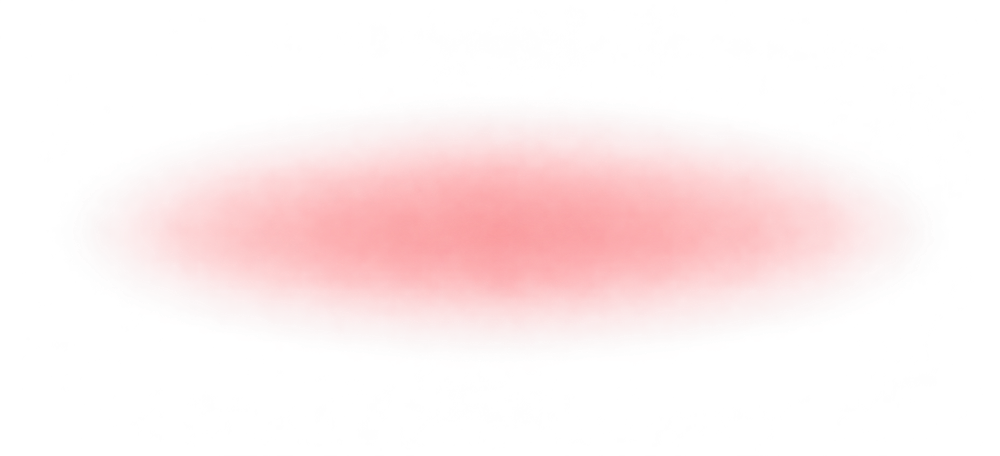
#> input picture tools/nova/art/nova-cheek-overlay.png, 1000 x 456 px, shrunk from 1857 x 847 before the run
$ python fix_maid_mouth.py art/nova-cheek-overlay.png art/nova-cheek-overlay.png art/nova-cheek-overlay.png art/nova-cheek-overlay.png 5 out.png
#> lines starting #> are read from the running program, lines starting #| are printed output that depends on the picture; after the words box and inside, x2 and y2 are one past the last pixel; in counts of white or black regions, pixels touching at a corner belong together
"""D5 (maid): clean the mouth and nose textures (3x parts from upscale_parts).
- closed mouth: the cut-out is mostly white fragments around a broken red line; redraw it as one tapered line along the
  same path (column centroid of the dark/red pixels, smoothed by a quadratic fit).
- open mouth: the skin margin around the lips ends in a hard pale rim (reads as a frame); fade the skin out softly.
- nose: soften its hard alpha edge (dotted light rim).
usage: fix_maid_mouth.py <close.png> <open.png> <nose.png> <outdir> <k> [preview.png]"""
import sys, os, numpy as np
from PIL import Image
from scipy.ndimage import gaussian_filter, distance_transform_edt, binary_closing, binary_fill_holes

cl, op, no, outdir, k = sys.argv[1], sys.argv[2], sys.argv[3], sys.argv[4], int(sys.argv[5])
load = lambda p: np.asarray(Image.open(p).convert('RGBA')).astype(np.float32)
outs = []


def save(arr, name):
    p = os.path.join(outdir, name); Image.fromarray(arr.clip(0, 255).astype('uint8')).save(p); outs.append(p); print(p)


# closed mouth
m = load(cl); rgb, a = m[..., :3], m[..., 3] / 255
lum = rgb.mean(-1)
ink = a * np.clip((215 - lum) / 80, 0, 1) * np.clip((rgb[..., 0] - rgb[..., 2]) / 30, 0, 1)
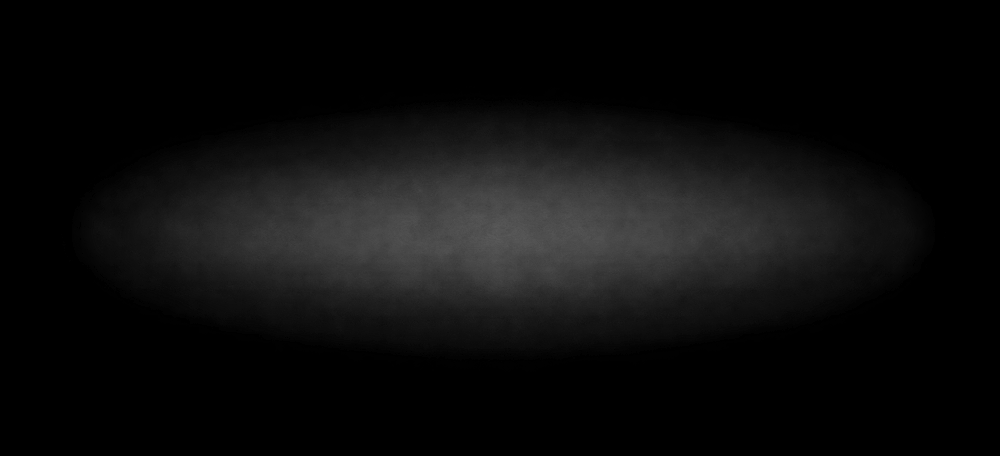
#> ink: shape (456, 1000) float32; min 0, max 0.353, mean 0.05
h, w = a.shape
#> h = 456; w = 1000
ys = np.arange(h)[:, None]
#> ys = 456 values from 0 to 455
col = ink.sum(0)
#> col = 1000 values, max 48.2 at index 496, min 0 at index 0, mean 22.78
xs = np.nonzero(col > 0.6)[0]
#> xs = 856 values from 75 to 930
cy = (ink * ys).sum(0)[xs] / col[xs]
#> cy = 856 values, max 232.8 at index 45, min 228.2 at index 785, mean 230.1
fit = np.polyfit(xs, cy, 2, w=col[xs])
#> fit = [8.93e-06, -0.012, 233.5]
x0, x1 = xs.min(), xs.max()
#> x0 = 75; x1 = 930
ink_col = np.median(rgb[ink > 0.5], 0) if (ink > 0.5).any() else np.array([180, 90, 90.])
#> ink_col = [180, 90, 90]
ink_col = ink_col * 0.85 + np.array([190, 120, 115.]) * 0.15
#> ink_col = [181.5, 94.5, 93.75]
print('closed line x', x0, x1, 'fit', fit.round(4), 'color', ink_col.round())
#| closed line x 75 930 fit [ 0.00000e+00 -1.20000e-02  2.33459e+02] color [182.  94.  94.]
Y, X = np.mgrid[0:h, 0:w].astype(np.float32)
yc = np.polyval(fit, np.clip(X, x0, x1))
t = np.clip((X - x0) / max(x1 - x0, 1), 0, 1)
width = (0.55 + 0.45 * np.sin(np.pi * t) ** 0.6) * 0.75 * k  # half thickness, tapered ends
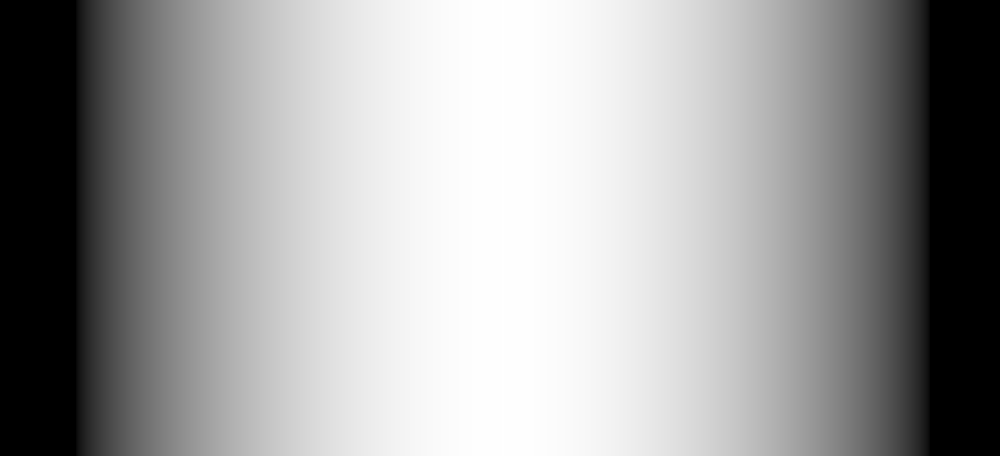
#> width: shape (456, 1000) float32; 7% of the values are NaN or infinite; the others: min 2.06, max 3.75, mean 3.2; drawn with min black, max white, NaN and infinite black
d = np.abs(Y - yc)
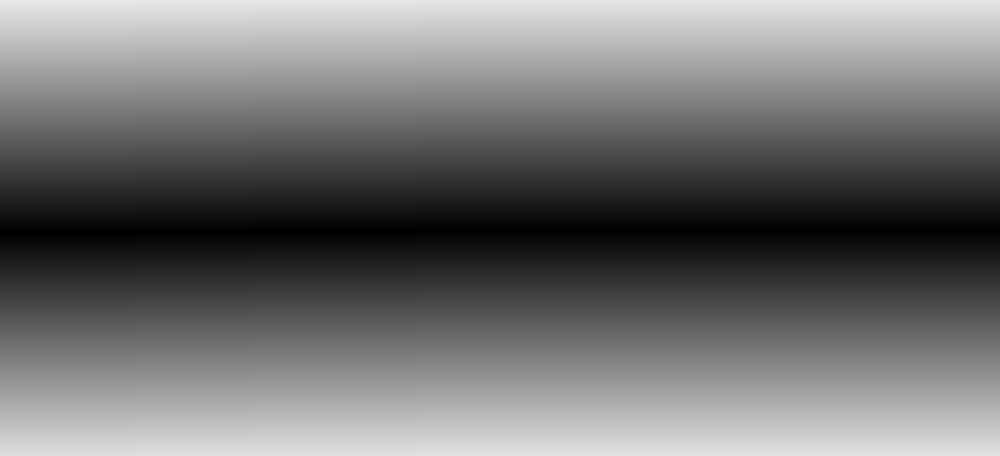
#> d: shape (456, 1000) float32; min 0.000229, max 232.6, mean 114
along = np.clip(np.minimum(X - x0 + 0.5 * k, x1 - X + 0.5 * k) / (0.5 * k), 0, 1)
al = np.clip(width - d + 0.5, 0, 1) * along
new = np.dstack([np.broadcast_to(ink_col, (h, w, 3)), al * 215])
#> new: shape (456, 1000, 4) float64; 1.75% of the values are NaN or infinite; the others: min 0, max 215, mean 94.76
save(new, 'mouth_close_d6.png')

# open mouth: fade skin margin
m = load(op); rgb, a = m[..., :3], m[..., 3]
r, g, b = rgb[..., 0], rgb[..., 1], rgb[..., 2]
skin = (r > 225) & (r - b > 14) & (rgb.mean(-1) > 205)
#> skin: shape (456, 1000) bool; every value is 0
core = (a > 128) & (rgb.mean(-1) < 200) & ~skin  # lips and mouth cavity (teeth are enclosed by them)
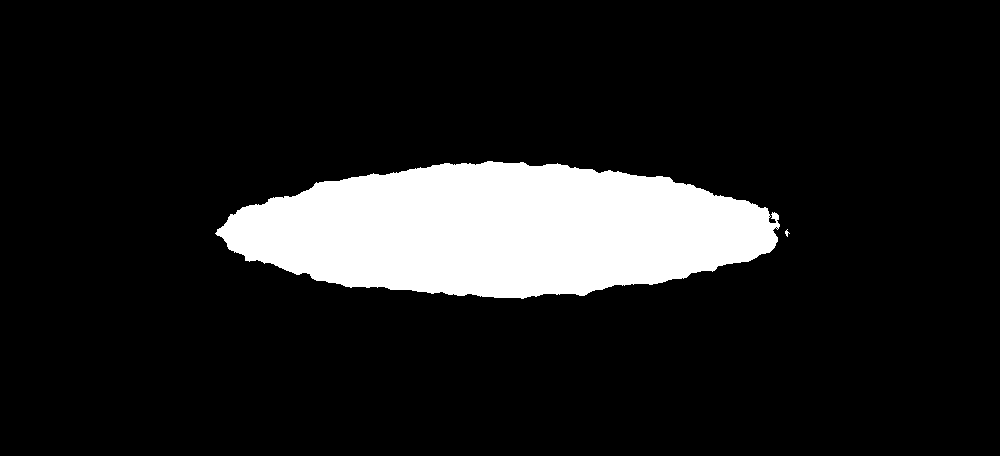
#> core: shape (456, 1000) bool; 12.3% white; 2 white regions (1 under 20 px), largest, box (x1, y1, x2, y2) and area: (215, 161, 780, 299) 56083
inner = binary_fill_holes(binary_closing(core, iterations=3 * k))
#> inner: shape (456, 1000) bool; 12.4% white; 1 white region, box (x1, y1, x2, y2) and area: (215, 161, 790, 299) 56390
dist = distance_transform_edt(~inner)
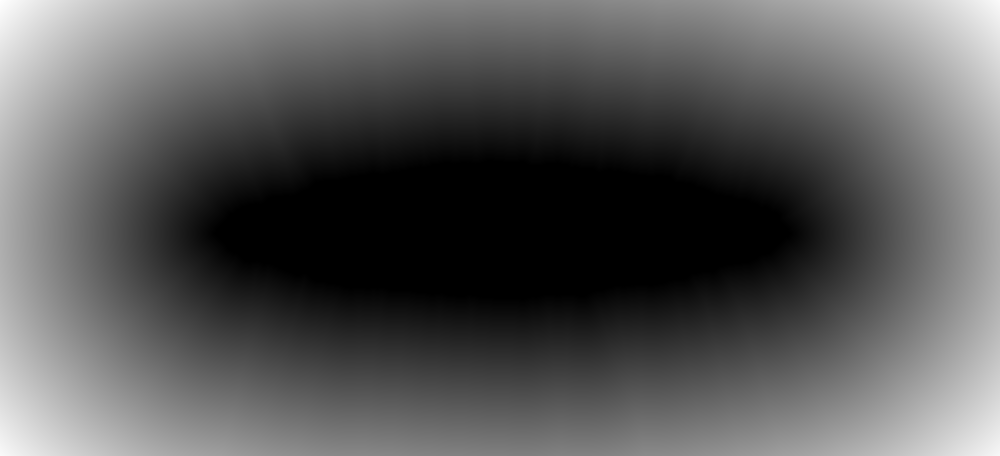
#> dist: shape (456, 1000) float64; min 0, max 314.2, mean 109; drawn with min black and max white
fade = np.clip(1 - (dist - 2.5 * k) / (3.5 * k), 0, 1)
fade = gaussian_filter(fade, 0.6 * k)
a2 = a * np.where(inner, 1, fade)
save(np.dstack([rgb, a2]), 'mouth_open_d6.png')

# nose: soft alpha edge
m = load(no); rgb, a = m[..., :3], m[..., 3]
inside = distance_transform_edt(a > 128)
a2 = a * np.clip(inside / (2.2 * k), 0, 1)
a2 = gaussian_filter(a2, 0.5 * k)
save(np.dstack([rgb, np.minimum(a2, a)]), 'nose_d6.png')
#> call 3 of save, with name = 'nose_d6.png'
#> in save (call 3), `p = os.path.join(outdir, name)`:
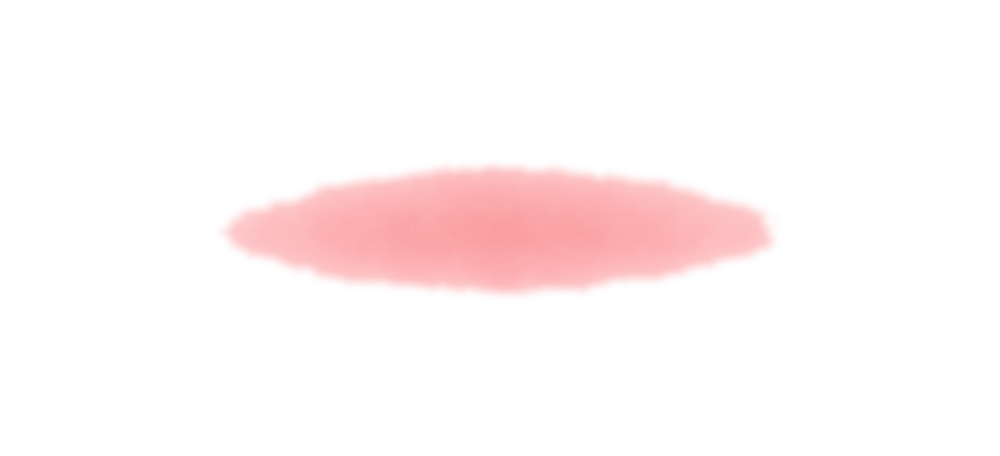
#> saved as nose_d6.png: PIL image 1000x456 RGBA; mean R, G, B, A 95.9, 56.5, 57.7, 20.5; transparent parts drawn white

if len(sys.argv) > 6:
    ims = [Image.open(p) for p in outs]
#> ims = 3 items
    W = sum(i.width * 3 + 10 for i in ims); H = max(i.height * 3 for i in ims)
#> after `W = sum((i.width * 3 + 10 for i in ims))`: W = 9030
#> after `H = max((i.height * 3 for i in ims))`: H = 1368
    sheet = Image.new('RGBA', (W, H), (246, 222, 212, 255)); x = 0
    for i in ims:
        sheet.alpha_composite(i.resize((i.width * 3, i.height * 3), Image.NEAREST), (x, 0)); x += i.width * 3 + 10
#> this loop made 3 passes
#> x on passes 1 to 3: 3010, 6020, 9030
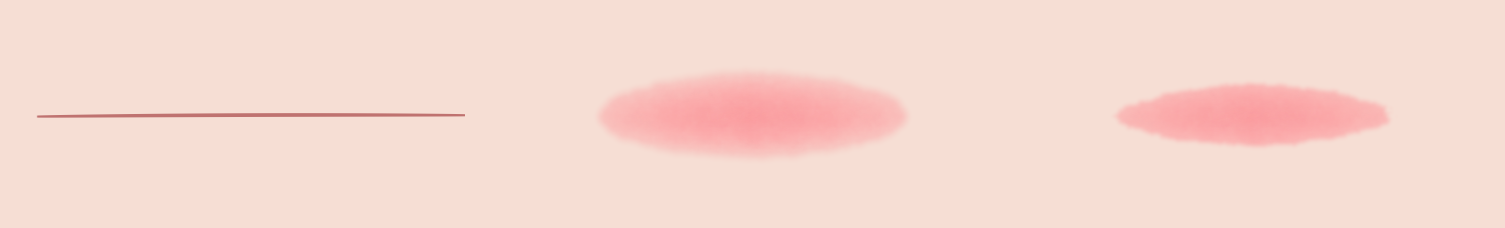
#> sheet: PIL image 9030x1368 RGBA (shown at 1/6 size); mean R, G, B, A 246.1, 217.3, 208.1, 255
#> after the loop, x = 9030
    sheet.save(sys.argv[6])
